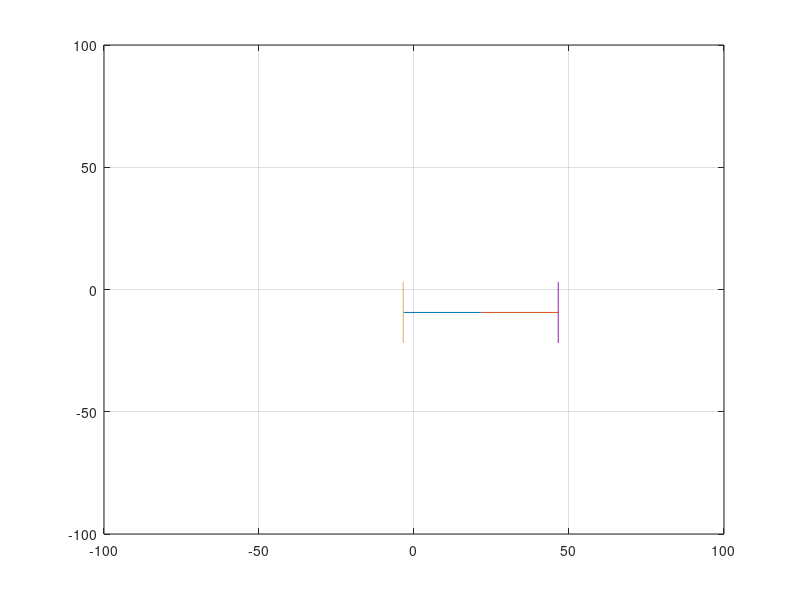

Recreate this plot in MATLAB.
% Parallel Parking
% OBJECTIVE : 1) To simulate a single axle 'car'.

%input arguments 1) the forward velocty u1
%                2) rotational speed u2

% notations used-
% x1= absolute x-coordinate of the centre of the axle
% x2= absolute y-coordinate of the centre of the axle
% x3= angular orientation of body link w.r.t to horizontal

%initial conditions
x1=0;
x2=0;
x3=pi/2;

i=0.1;
tmax=10;
figure;
prev_disp=eye(3);

for p=0:1:5 %Increasing the number of iterations makes translation along Y during steering more visible.

    for t=0.3:i:tmax %Time step increased to correct the residual angle 

%t
%%[u1,u2]=gait(t);

%----------------------------------------------------------------------
tc=ceil(t);

     if(tc<=1)
        u1=10; 
        u2=0;
     elseif(tc==2)
        u1=0; 
        u2=pi/9;
     elseif(tc==3)
        u1=-10;
        u2=0;
     elseif(tc==4)
        u1=0;
        u2=-pi/9;
end

%tc

%----------------------------------------------------------------------------
fx1= [sin(x3);cos(x3);0];
fx2= [0;0;1];
%u1
%u2
x1_dot= fx1(1,1)*u1 + fx2(1,1)*u2;
x2_dot= fx1(2,1)*u1 + fx2(2,1)*u2;
x3_dot= fx1(3,1)*u1 + fx2(3,1)*u2;

velocities= [x1_dot;x2_dot;x3_dot];
%velocities
velocities_lieAlgebraForm=[0 velocities(3,1) velocities(1,1); -velocities(3,1) 0 velocities(2,1); 0 0 0];
%velocities_lieAlgebraForm
matrix_exp=expm(i.*velocities_lieAlgebraForm);

if(tc<=1||tc==3)
    current_disp=matrix_exp*prev_disp;
elseif(tc==2||tc==4)
    trans_disp=prev_disp-[0,0,prev_disp(1,3);0,0,prev_disp(2,3);0,0,0];
    rot_disp=matrix_exp*trans_disp;
    current_disp=rot_disp+[0,0,prev_disp(1,3);0,0,prev_disp(2,3);0,0,0];
end 

%matrix_exp
x=current_disp(1,3);
y=current_disp(2,3);
theta=atan2(current_disp(2,1),current_disp(1,1));
current_disp
x1=x;
x2=y;
x3=theta;
%=======================================================================

cla;
%xlim([-500 500]);
%ylim([-5 5])
axis([-100 100 -100 100])
theta1=pi-theta;
plot([x1,x1+25*cos(theta1)],[x2, x2+25*sin(theta1)]);
hold on;
plot([x1,x1-25*cos(theta1)],[x2, x2-25*sin(theta1)]);
hold on;
plot([x1+25*cos(theta1)+12.2*cos(pi/2+theta1),x1+25*cos(theta1)-12.2*cos(pi/2+theta1)],[x2+25*sin(theta1)+12.5*sin(pi/2+theta1), x2+25*sin(theta1)-12.5*sin(pi/2+theta1)]);
hold on;
plot([x1-25*cos(theta1)+12.2*cos(pi/2+theta1),x1-25*cos(theta1)-12.2*cos(pi/2+theta1)],[x2-25*sin(theta1)+12.5*sin(pi/2+theta1), x2-25*sin(theta1)-12.5*sin(pi/2+theta1)]);

grid on;
hold on;
pause(0.1);

prev_disp=current_disp;

end
x3=0;
end




x1
x2
x3
%plot([0,x1],[0,x2]);
